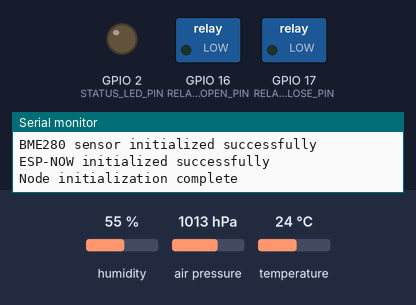
Simulated run of this sketch. Board: ESP32. Parts: switched loads named in the sketch (green lamp = pin HIGH), output pins drawn as LEDs (lit = HIGH), the last lines printed to the serial monitor. The test bench sets the inputs (shaded band); at power-on: temperature 24 °C, humidity 55 %, air pressure 1013 hPa. EEPROM starts erased.

Above: at 1.8 s.
1.9 s: temperature set to 28 °C
At 30.11 s:
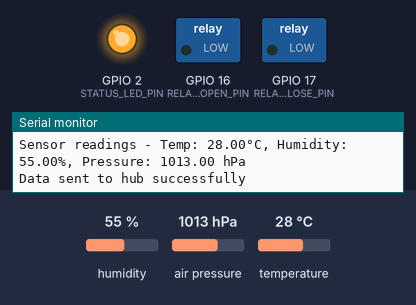
At 61.2 s:
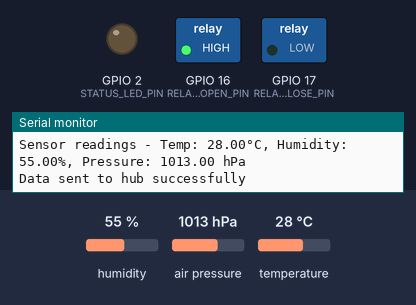
Timing chart, 0 to 61.6 s (numbered marks = the images above; inputs shaded):
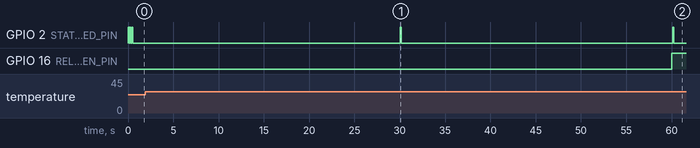

The sketch:

esp32_node_firmware.ino
```cpp
/*
 * ESP32 Node Firmware for Greenhouse Automation System
 *
 * This firmware runs on ESP32 nodes (one per greenhouse) to:
 * - Read BME280 temperature/humidity/pressure sensor
 * - Control 2-channel relay module for vent motor
 * - Communicate with ESP32 hub via ESP-NOW
 * - Operate autonomously with temperature-based control
 * - Store settings in EEPROM for power-loss recovery
 */

#include <WiFi.h>
#include <esp_now.h>
#include <Wire.h>
#include <Adafruit_BME280.h>
#include <EEPROM.h>
#include <esp_task_wdt.h>

// ----- NODE CONFIGURATION -----
#define NODE_ID 1  // CHANGE THIS FOR EACH NODE (1-6)
#define WDT_TIMEOUT 30  // Watchdog timeout in seconds

// GPIO Pin Assignments
#define BME_SDA_PIN 21
#define BME_SCL_PIN 22
#define RELAY_OPEN_PIN 16
#define RELAY_CLOSE_PIN 17
#define STATUS_LED_PIN 2

// Timing Configuration
#define SENSOR_READ_INTERVAL 10000    // Read sensors every 10 seconds
#define ESP_NOW_SEND_INTERVAL 30000   // Send data every 30 seconds
#define CONTROL_CHECK_INTERVAL 5000   // Check control logic every 5 seconds
#define MOTOR_OPERATION_TIME 30000    // Motor run time for full open/close
#define MOTOR_COOLDOWN_TIME 60000     // Minimum time between motor operations

// Hub MAC Address - UPDATE THIS TO MATCH YOUR HUB
uint8_t hubMacAddress[] = {0x24, 0x6F, 0x28, 0xAB, 0xCD, 0xEF}; // CHANGE THIS

// ----- DATA STRUCTURES -----
struct SensorData {
  uint8_t nodeId;
  float temperature;
  float humidity;
  float pressure;
  uint8_t ventStatus; // 0:closed, 1:opening, 2:open, 3:closing
  uint32_t timestamp;
};

struct ScheduleSettings {
  uint8_t openHour = 8;
  uint8_t openMinute = 0;
  uint8_t closeHour = 18;
  uint8_t closeMinute = 0;
  bool scheduleEnabled = false;
};

struct GreenhouseSettings {
  float temperatureThreshold = 25.0;
  float hysteresis = 0.5;
  bool autoMode = true;
  char manualCommand = 0;
  ScheduleSettings schedule;
};

struct ControlMessage {
  uint8_t targetNodeId;
  float tempThreshold;
  float hysteresis;
  bool autoMode;
  char manualCommand;
};

// ----- GLOBAL VARIABLES -----
Adafruit_BME280 bme;
SensorData currentSensorData;
GreenhouseSettings settings;

// Timing variables
unsigned long lastSensorRead = 0;
unsigned long lastESPNowSend = 0;
unsigned long lastControlCheck = 0;
unsigned long motorStartTime = 0;
unsigned long lastMotorOperation = 0;
unsigned long lastWatchdogFeed = 0;

// Status variables
bool sensorInitialized = false;
bool espNowInitialized = false;
uint8_t currentVentStatus = 0; // 0:closed, 1:opening, 2:open, 3:closing
bool motorRunning = false;
char pendingCommand = 0;

// Error handling
unsigned long lastErrorTime = 0;
char lastError[64] = {0};

// ----- FUNCTION DECLARATIONS -----
void initSensor();
void initESPNow();
void readSensorData();
void sendDataToHub();
void processControlLogic();
void executeMotorControl(char command);
void stopMotor();
void saveSettingsToEEPROM();
void loadSettingsFromEEPROM();
void onDataReceived(const esp_now_recv_info *recv_info, const uint8_t *data, int len);
void onDataSent(const uint8_t *mac_addr, esp_now_send_status_t status);
void feedWatchdog();
void blinkStatusLED(int count);
void logError(const char* message);

// ----- SETUP -----
void setup() {
  Serial.begin(115200);
  Serial.println("ESP32 Greenhouse Node Starting...");
  Serial.print("Node ID: ");
  Serial.println(NODE_ID);

  // Initialize watchdog timer with new API
  esp_task_wdt_config_t wdt_config = {
    .timeout_ms = WDT_TIMEOUT * 1000,
    .idle_core_mask = (1 << portNUM_PROCESSORS) - 1,
    .trigger_panic = true
  };
  esp_task_wdt_init(&wdt_config);
  esp_task_wdt_add(NULL);

  // Initialize GPIO pins
  pinMode(RELAY_OPEN_PIN, OUTPUT);
  pinMode(RELAY_CLOSE_PIN, OUTPUT);
  pinMode(STATUS_LED_PIN, OUTPUT);

  // Ensure relays are off
  digitalWrite(RELAY_OPEN_PIN, LOW);
  digitalWrite(RELAY_CLOSE_PIN, LOW);
  digitalWrite(STATUS_LED_PIN, LOW);

  // Initialize EEPROM
  EEPROM.begin(512);
  loadSettingsFromEEPROM();

  // Initialize I2C and sensor
  Wire.begin(BME_SDA_PIN, BME_SCL_PIN);
  initSensor();

  // Initialize ESP-NOW
  initESPNow();

  // Initialize sensor data structure
  currentSensorData.nodeId = NODE_ID;
  currentSensorData.ventStatus = currentVentStatus;
  currentSensorData.timestamp = millis();

  // Blink LED to indicate successful initialization
  blinkStatusLED(3);

  Serial.println("Node initialization complete");
}

// ----- MAIN LOOP -----
void loop() {
  unsigned long currentMillis = millis();

  // Feed watchdog
  feedWatchdog();

  // Read sensor data periodically
  if (currentMillis - lastSensorRead >= SENSOR_READ_INTERVAL) {
    readSensorData();
    lastSensorRead = currentMillis;
  }

  // Send data to hub periodically
  if (currentMillis - lastESPNowSend >= ESP_NOW_SEND_INTERVAL) {
    sendDataToHub();
    lastESPNowSend = currentMillis;
  }

  // Process control logic
  if (currentMillis - lastControlCheck >= CONTROL_CHECK_INTERVAL) {
    processControlLogic();
    lastControlCheck = currentMillis;
  }

  // Handle motor timeout
  if (motorRunning && (currentMillis - motorStartTime >= MOTOR_OPERATION_TIME)) {
    stopMotor();
  }

  // Process pending manual commands
  if (pendingCommand != 0 && !motorRunning &&
      (currentMillis - lastMotorOperation >= MOTOR_COOLDOWN_TIME)) {
    executeMotorControl(pendingCommand);
    pendingCommand = 0;
  }

  delay(100); // Small delay to prevent excessive CPU usage
}

// ----- SENSOR FUNCTIONS -----
void initSensor() {
  if (bme.begin(0x76)) {
    sensorInitialized = true;
    Serial.println("BME280 sensor initialized successfully");

    // Configure sensor settings for optimal greenhouse monitoring
    bme.setSampling(Adafruit_BME280::MODE_FORCED,
                    Adafruit_BME280::SAMPLING_X1, // temperature
                    Adafruit_BME280::SAMPLING_X1, // pressure
                    Adafruit_BME280::SAMPLING_X1, // humidity
                    Adafruit_BME280::FILTER_OFF);
  } else {
    sensorInitialized = false;
    logError("BME280 sensor initialization failed");
    Serial.println("BME280 sensor not found!");
  }
}

void readSensorData() {
  if (!sensorInitialized) {
    initSensor(); // Try to reinitialize
    return;
  }

  // Force a reading
  bme.takeForcedMeasurement();

  // Read sensor values
  float temp = bme.readTemperature();
  float humidity = bme.readHumidity();
  float pressure = bme.readPressure() / 100.0F; // Convert to hPa

  // Validate readings
  if (!isnan(temp) && !isnan(humidity) && !isnan(pressure)) {
    currentSensorData.temperature = temp;
    currentSensorData.humidity = humidity;
    currentSensorData.pressure = pressure;
    currentSensorData.ventStatus = currentVentStatus;
    currentSensorData.timestamp = millis();

    Serial.print("Sensor readings - Temp: ");
    Serial.print(temp);
    Serial.print("°C, Humidity: ");
    Serial.print(humidity);
    Serial.print("%, Pressure: ");
    Serial.print(pressure);
    Serial.println(" hPa");
  } else {
    logError("Invalid sensor readings");
  }
}

// ----- ESP-NOW COMMUNICATION -----
void initESPNow() {
  WiFi.mode(WIFI_STA);

  if (esp_now_init() != ESP_OK) {
    logError("ESP-NOW init failed");
    return;
  }

  // Register callbacks
  esp_now_register_recv_cb(onDataReceived);
  esp_now_register_send_cb(onDataSent);

  // Add hub as peer
  esp_now_peer_info_t peerInfo = {};
  memcpy(peerInfo.peer_addr, hubMacAddress, 6);
  peerInfo.channel = 0;
  peerInfo.encrypt = false;

  if (esp_now_add_peer(&peerInfo) != ESP_OK) {
    logError("Failed to add hub peer");
    return;
  }

  espNowInitialized = true;
  Serial.println("ESP-NOW initialized successfully");
}

void sendDataToHub() {
  if (!espNowInitialized) {
    return;
  }

  esp_err_t result = esp_now_send(hubMacAddress, (uint8_t *)&currentSensorData, sizeof(currentSensorData));

  if (result == ESP_OK) {
    Serial.println("Data sent to hub successfully");
    blinkStatusLED(1);
  } else {
    logError("Failed to send data to hub");
  }
}

void onDataReceived(const esp_now_recv_info *recv_info, const uint8_t *data, int len) {
  if (len == sizeof(ControlMessage)) {
    ControlMessage* msg = (ControlMessage*)data;

    // Check if message is for this node
    if (msg->targetNodeId == NODE_ID) {
      Serial.println("Control message received from hub");

      // Update settings
      settings.temperatureThreshold = msg->tempThreshold;
      settings.hysteresis = msg->hysteresis;
      settings.autoMode = msg->autoMode;

      // Handle manual command
      if (msg->manualCommand != 0) {
        pendingCommand = msg->manualCommand;
        Serial.print("Manual command received: ");
        Serial.println(msg->manualCommand);
      }

      // Save settings to EEPROM
      saveSettingsToEEPROM();

      blinkStatusLED(2);
    }
  }
}

void onDataSent(const uint8_t *mac_addr, esp_now_send_status_t status) {
  if (status != ESP_NOW_SEND_SUCCESS) {
    logError("ESP-NOW send failed");
  }
}

// ----- CONTROL LOGIC -----
void processControlLogic() {
  if (!sensorInitialized || motorRunning) {
    return;
  }

  if (settings.autoMode) {
    float currentTemp = currentSensorData.temperature;
    float threshold = settings.temperatureThreshold;
    float hysteresis = settings.hysteresis;

    // Temperature-based control with hysteresis
    if (currentVentStatus == 0 || currentVentStatus == 3) { // Closed or closing
      if (currentTemp > threshold + hysteresis) {
        executeMotorControl('O'); // Open vent
      }
    } else if (currentVentStatus == 1 || currentVentStatus == 2) { // Opening or open
      if (currentTemp < threshold - hysteresis) {
        executeMotorControl('C'); // Close vent
      }
    }
  }
}

void executeMotorControl(char command) {
  unsigned long currentMillis = millis();

  // Check cooldown period
  if (currentMillis - lastMotorOperation < MOTOR_COOLDOWN_TIME) {
    Serial.println("Motor cooldown active, command deferred");
    pendingCommand = command;
    return;
  }

  Serial.print("Executing motor command: ");
  Serial.println(command);

  // Stop any current motor operation
  stopMotor();

  switch (command) {
    case 'O': // Open
      if (currentVentStatus != 2) { // Not already open
        digitalWrite(RELAY_OPEN_PIN, HIGH);
        digitalWrite(RELAY_CLOSE_PIN, LOW);
        currentVentStatus = 1; // Opening
        motorRunning = true;
        motorStartTime = currentMillis;
        Serial.println("Opening vent");
      }
      break;

    case 'C': // Close
      if (currentVentStatus != 0) { // Not already closed
        digitalWrite(RELAY_OPEN_PIN, LOW);
        digitalWrite(RELAY_CLOSE_PIN, HIGH);
        currentVentStatus = 3; // Closing
        motorRunning = true;
        motorStartTime = currentMillis;
        Serial.println("Closing vent");
      }
      break;

    case 'S': // Stop
      stopMotor();
      break;
  }

  lastMotorOperation = currentMillis;
}

void stopMotor() {
  digitalWrite(RELAY_OPEN_PIN, LOW);
  digitalWrite(RELAY_CLOSE_PIN, LOW);

  if (motorRunning) {
    motorRunning = false;

    // Update status based on last operation
    if (currentVentStatus == 1) { // Was opening
      currentVentStatus = 2; // Now open
      Serial.println("Vent opened");
    } else if (currentVentStatus == 3) { // Was closing
      currentVentStatus = 0; // Now closed
      Serial.println("Vent closed");
    }
  }
}

// ----- EEPROM FUNCTIONS -----
void saveSettingsToEEPROM() {
  EEPROM.put(0, settings);
  EEPROM.commit();
  Serial.println("Settings saved to EEPROM");
}

void loadSettingsFromEEPROM() {
  EEPROM.get(0, settings);

  // Validate loaded settings and apply defaults if invalid
  if (isnan(settings.temperatureThreshold) ||
      settings.temperatureThreshold < 0 ||
      settings.temperatureThreshold > 50) {
    settings.temperatureThreshold = 25.0;
  }

  if (isnan(settings.hysteresis) ||
      settings.hysteresis < 0 ||
      settings.hysteresis > 5) {
    settings.hysteresis = 0.5;
  }

  Serial.println("Settings loaded from EEPROM");
  Serial.print("Temperature threshold: ");
  Serial.println(settings.temperatureThreshold);
  Serial.print("Hysteresis: ");
  Serial.println(settings.hysteresis);
  Serial.print("Auto mode: ");
  Serial.println(settings.autoMode ? "ON" : "OFF");
}

// ----- UTILITY FUNCTIONS -----
void feedWatchdog() {
  unsigned long currentMillis = millis();
  if (currentMillis - lastWatchdogFeed >= (WDT_TIMEOUT * 1000) / 2) {
    esp_task_wdt_reset();
    lastWatchdogFeed = currentMillis;
  }
}

void blinkStatusLED(int count) {
  for (int i = 0; i < count; i++) {
    digitalWrite(STATUS_LED_PIN, HIGH);
    delay(100);
    digitalWrite(STATUS_LED_PIN, LOW);
    delay(100);
  }
}

void logError(const char* message) {
  strncpy(lastError, message, sizeof(lastError) - 1);
  lastErrorTime = millis();
  Serial.print("ERROR: ");
  Serial.println(message);
}
```

Measured:
- after the input at 1.9 s, GPIO 16 (RELAY_OPEN_PIN): LOW → HIGH after 58.1 s
- by itself, GPIO 2 (STATUS_LED_PIN): alternates HIGH for 0.10 s and LOW for 30.0 s
